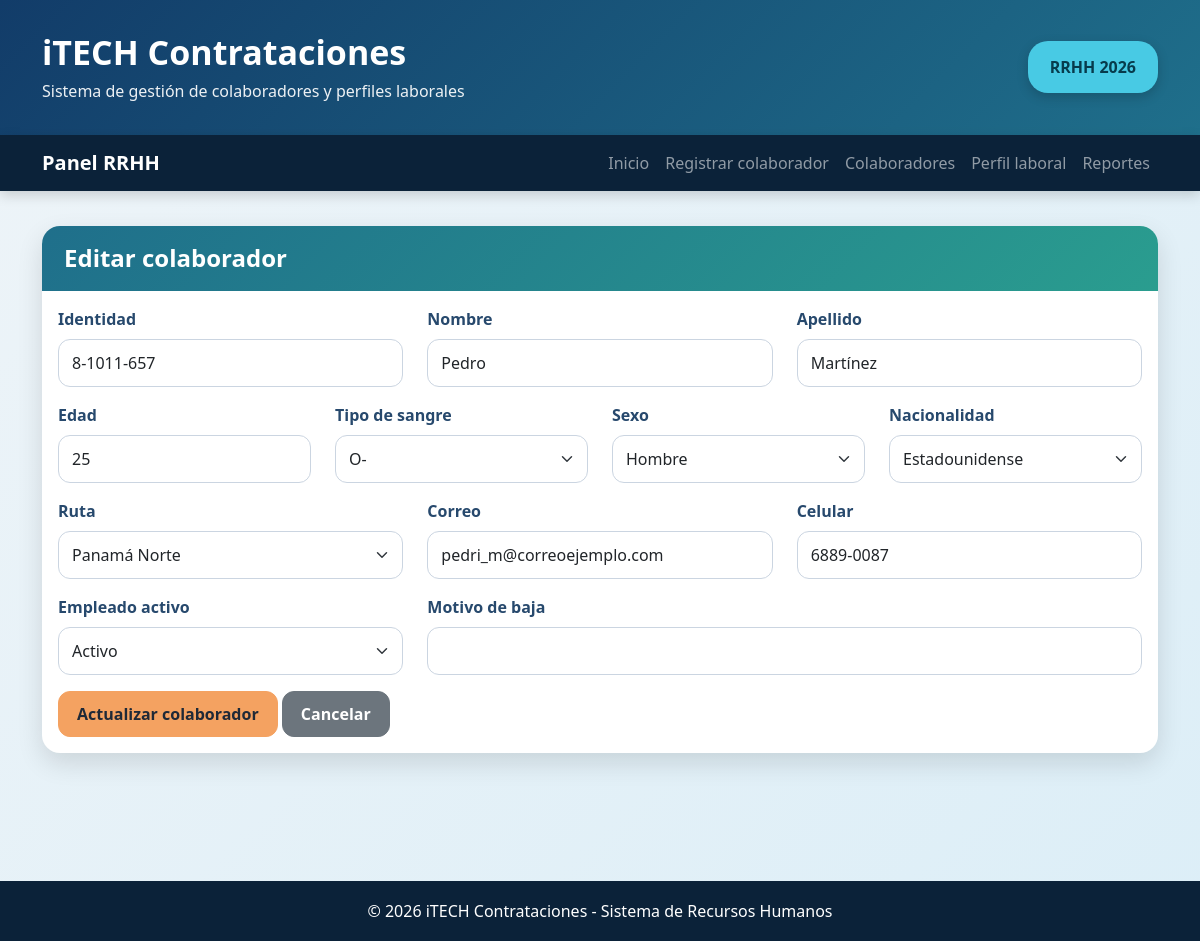
Screenshot of /index.php?accion=editar_colaborador&id=2 with the database file from the repository.
### tables this page shows
CREATE TABLE `datospersonales` (
  `id` int(11) NOT NULL,
  `identidad` varchar(30) NOT NULL,
  `Nombre` varchar(80) NOT NULL,
  `Apellido` varchar(80) NOT NULL,
  `Edad` int(11) NOT NULL,
  `tipo_sangre_id` int(11) NOT NULL,
  `sexo_id` int(11) NOT NULL,
  `nacionalidad_id` int(11) NOT NULL,
  `ruta_id` int(11) NOT NULL,
  `Email1` varchar(120) NOT NULL,
  `Celular` varchar(20) NOT NULL,
  `Empleado_Activo` tinyint(1) NOT NULL DEFAULT 1,
  `motivo_terminacion_id` int(11) DEFAULT NULL,
  `Motivo_Baja` varchar(255) DEFAULT NULL,
  `fecha_registro` timestamp NOT NULL DEFAULT current_timestamp()
);

CREATE TABLE `cat_sexo` (
  `id` int(11) NOT NULL,
  `nombre` varchar(30) NOT NULL
);

CREATE TABLE `cat_nacionalidades` (
  `id` int(11) NOT NULL,
  `nombre` varchar(80) NOT NULL
);

CREATE TABLE `cat_rutas` (
  `id` int(11) NOT NULL,
  `Nombre` varchar(80) NOT NULL
);

### app/Controllers/ColaboradorController.php (called while the page is built, shortened)
<?php
require_once __DIR__ . "/../Models/Colaborador.php";
require_once __DIR__ . "/../Models/Catalogo.php";
class ColaboradorController
{
    private $modelo;
    private $catalogo;
    public function __construct()
    {
        $this->modelo = new Colaborador();
        $this->catalogo = new Catalogo();
    }
    private function cargarVista($vista, $datos = [])
    {
        extract($datos);
        require_once __DIR__ . "/../Views/layout/header.php";
        require_once __DIR__ . "/../Views/" . $vista . ".php";
        require_once __DIR__ . "/../Views/layout/footer.php";
    }
    public function editar()
    {
        $id = $_GET["id"] ?? 0;
        $colaborador = $this->modelo->obtenerPorId($id);
        $catalogos = $this->catalogo->obtenerTodos();
        $datosFormulario = $colaborador;
        $this->cargarVista("colaboradores/editar", compact("tituloPagina", "catalogos", "datosFormulario", "errores", "mensajeError"));
    }
}
?>

### app/Config/Database.php (called while the page is built, shortened)
<?php
class Database
{
    private $conexion;
    public function __construct()
    {
        $host = "localhost";
        $dbname = "parcial_3";
        $user = "root";
        $password = "";
        try {
            $dsn = "mysql:host=$host;dbname=$dbname;charset=utf8mb4";
            $this->conexion = new PDO($dsn, $user, $password);
            $this->conexion->setAttribute(PDO::ATTR_ERRMODE, PDO::ERRMODE_EXCEPTION);
            $this->conexion->setAttribute(PDO::ATTR_DEFAULT_FETCH_MODE, PDO::FETCH_ASSOC);
        } catch (PDOException $e) {
            die("Error de conexión: " . $e->getMessage());
        }
    }
    public function select($sql, $params = [])
    {
        try {
            $stmt = $this->conexion->prepare($sql);
            $stmt->execute($params);
            return $stmt->fetchAll();
        } catch (PDOException $e) {
            return [];
        }
    }
    public function selectOne($sql, $params = [])
    {
        try {
            $stmt = $this->conexion->prepare($sql);
            $stmt->execute($params);
            return $stmt->fetch();
        } catch (PDOException $e) {
            return false;
        }
    }
}
?>

### app/Models/Colaborador.php (called while the page is built, shortened)
<?php
require_once __DIR__ . "/../Config/Database.php";
class Colaborador
{
    private $db;
    public function __construct()
    {
        $this->db = new Database();
    }
    public function obtenerPorId($id)
    {
        $sql = "SELECT
                    id,
                    identidad,
                    Nombre AS nombre,
                    Apellido AS apellido,
                    Edad AS edad,
                    tipo_sangre_id,
                    sexo_id,
                    nacionalidad_id,
                    ruta_id,
                    Email1 AS correo,
                    Celular AS celular,
                    Empleado_Activo AS empleado_activo,
                    motivo_terminacion_id,
                    Motivo_Baja AS motivo_baja,
                    fecha_registro
                FROM datospersonales
                WHERE id = ?";
        return $this->db->selectOne($sql, [intval($id)]);
    }
}
?>

### app/Models/Catalogo.php (called while the page is built)
<?php
require_once __DIR__ . "/../Config/Database.php";
class Catalogo
{
    private $db;
    public function __construct()
    {
        $this->db = new Database();
    }
    public function obtenerTiposSangre()
    {
        return $this->db->select("
            SELECT id, TRIM(Nombre) AS nombre
            FROM cat_tiposangre
            ORDER BY Nombre ASC
        ");
    }
    public function obtenerSexos()
    {
        return $this->db->select("
            SELECT id, nombre
            FROM cat_sexo
            ORDER BY nombre ASC
        ");
    }
    public function obtenerNacionalidades()
    {
        return $this->db->select("
            SELECT id, nombre
            FROM cat_nacionalidades
            ORDER BY nombre ASC
        ");
    }
    public function obtenerRutas()
    {
        return $this->db->select("
            SELECT id, Nombre AS nombre
            FROM cat_rutas
            ORDER BY Nombre ASC
        ");
    }
    public function obtenerTiposEmpleado()
    {
        return $this->db->select("
            SELECT id, Nombre AS nombre, Abreviatura
            FROM cat_tipoempleado
            WHERE Activo = 1
            ORDER BY Nombre ASC
        ");
    }
    public function obtenerPlanillas()
    {
        return $this->db->select("
            SELECT id, nombre
            FROM cat_tipos_planilla
            WHERE activo = 1
            ORDER BY nombre ASC
        ");
    }
    public function obtenerOcupaciones()
    {
        return $this->db->select("
            SELECT C_OCUP AS id, OCUPACION AS nombre
            FROM cat_ocupaciones
            WHERE Activo = 1
            ORDER BY OCUPACION ASC
        ");
    }
    public function obtenerMotivosTerminacion()
    {
        return $this->db->select("
            SELECT C_TERMINACION AS id, MOTIVO AS nombre
            FROM cat_motivos_terminacion
            ORDER BY MOTIVO ASC
        ");
    }
    public function obtenerTodos()
    {
        return [
            "tipos_sangre" => $this->obtenerTiposSangre(),
            "sexos" => $this->obtenerSexos(),
            "nacionalidades" => $this->obtenerNacionalidades(),
            "rutas" => $this->obtenerRutas(),
            "tipos_empleado" => $this->obtenerTiposEmpleado(),
            "planillas" => $this->obtenerPlanillas(),
            "ocupaciones" => $this->obtenerOcupaciones(),
            "motivos_terminacion" => $this->obtenerMotivosTerminacion()
        ];
    }
}
?>

### app/Views/colaboradores/editar.php (the view, shortened to what this page needs)
<?php
$catalogos = $catalogos ?? [];
$datosFormulario = $datosFormulario ?? [];
?>
<div class="card card-custom">
    <div class="card-header">
        <h4>Editar colaborador</h4>
    </div>
    <div class="card-body">
        <form action="index.php?accion=actualizar_colaborador" method="POST">
            <div class="row">
                <div class="col-md-4 mb-3">
                    <label class="form-label">Identidad</label>
                    <input type="text" name="identidad" class="form-control" required
                           value="<?php echo htmlspecialchars($datosFormulario["identidad"] ?? "", ENT_QUOTES, "UTF-8"); ?>">
                </div>
                <div class="col-md-4 mb-3">
                    <label class="form-label">Nombre</label>
                    <input type="text" name="nombre" class="form-control" required
                           value="<?php echo htmlspecialchars($datosFormulario["nombre"] ?? "", ENT_QUOTES, "UTF-8"); ?>">
                </div>
                <div class="col-md-4 mb-3">
                    <label class="form-label">Apellido</label>
                    <input type="text" name="apellido" class="form-control" required
                           value="<?php echo htmlspecialchars($datosFormulario["apellido"] ?? "", ENT_QUOTES, "UTF-8"); ?>">
                </div>
                <div class="col-md-3 mb-3">
                    <label class="form-label">Edad</label>
                    <input type="number" name="edad" class="form-control" min="18" max="75" required
                           value="<?php echo htmlspecialchars($datosFormulario["edad"] ?? "", ENT_QUOTES, "UTF-8"); ?>">
                </div>
                <div class="col-md-3 mb-3">
                    <label class="form-label">Tipo de sangre</label>
                    <select name="tipo_sangre_id" class="form-select" required>
                        <?php foreach (($catalogos["tipos_sangre"] ?? []) as $item): ?>
                            <option value="<?php echo $item["id"]; ?>" <?php echo (($datosFormulario["tipo_sangre_id"] ?? "") == $item["id"]) ? "selected" : ""; ?>>
                                <?php echo htmlspecialchars($item["nombre"], ENT_QUOTES, "UTF-8"); ?>
                            </option>
                        <?php endforeach; ?>
                    </select>
                </div>
                <div class="col-md-3 mb-3">
                    <label class="form-label">Sexo</label>
                    <select name="sexo_id" class="form-select" required>
                        <?php foreach (($catalogos["sexos"] ?? []) as $item): ?>
                            <option value="<?php echo $item["id"]; ?>" <?php echo (($datosFormulario["sexo_id"] ?? "") == $item["id"]) ? "selected" : ""; ?>>
                                <?php echo htmlspecialchars($item["nombre"], ENT_QUOTES, "UTF-8"); ?>
                            </option>
                        <?php endforeach; ?>
                    </select>
                </div>
                <div class="col-md-3 mb-3">
                    <label class="form-label">Nacionalidad</label>
                    <select name="nacionalidad_id" class="form-select" required>
                        <?php foreach (($catalogos["nacionalidades"] ?? []) as $item): ?>
                            <option value="<?php echo $item["id"]; ?>" <?php echo (($datosFormulario["nacionalidad_id"] ?? "") == $item["id"]) ? "selected" : ""; ?>>
                                <?php echo htmlspecialchars($item["nombre"], ENT_QUOTES, "UTF-8"); ?>
                            </option>
                        <?php endforeach; ?>
                    </select>
                </div>
                <div class="col-md-4 mb-3">
                    <label class="form-label">Ruta</label>
                    <select name="ruta_id" class="form-select" required>
                        <?php foreach (($catalogos["rutas"] ?? []) as $item): ?>
                            <option value="<?php echo $item["id"]; ?>" <?php echo (($datosFormulario["ruta_id"] ?? "") == $item["id"]) ? "selected" : ""; ?>>
                                <?php echo htmlspecialchars($item["nombre"], ENT_QUOTES, "UTF-8"); ?>
                            </option>
                        <?php endforeach; ?>
                    </select>
                </div>
                <div class="col-md-4 mb-3">
                    <label class="form-label">Correo</label>
                    <input type="email" name="correo" class="form-control" required
                           value="<?php echo htmlspecialchars($datosFormulario["correo"] ?? "", ENT_QUOTES, "UTF-8"); ?>">
                </div>
                <div class="col-md-4 mb-3">
                    <label class="form-label">Celular</label>
                    <input type="text" name="celular" class="form-control" required
                           value="<?php echo htmlspecialchars($datosFormulario["celular"] ?? "", ENT_QUOTES, "UTF-8"); ?>">
                </div>
                <div class="col-md-4 mb-3">
                    <label class="form-label">Empleado activo</label>
                    <select name="empleado_activo" class="form-select">
                        <option value="1" <?php echo (($datosFormulario["empleado_activo"] ?? "") == 1) ? "selected" : ""; ?>>Activo</option>
                    </select>
                </div>
                <div class="col-md-8 mb-3">
                    <label class="form-label">Motivo de baja</label>
                    <input type="text" name="motivo_baja" class="form-control"
                           value="<?php echo htmlspecialchars($datosFormulario["motivo_baja"] ?? "", ENT_QUOTES, "UTF-8"); ?>">
                </div>
            </div>
            <button type="submit" class="btn btn-warning">Actualizar colaborador</button>
            <a href="index.php?accion=listar_colaboradores" class="btn btn-secondary">Cancelar</a>
        </form>
    </div>
</div>

### public/css/estilos.css (style rules this page uses)
:root { --azul-principal: #123c69; --azul-secundario: #1f6f8b; --celeste: #48cae4; --verde: #2a9d8f; --naranja: #f4a261; --rojo: #e76f51; --gris-fondo: #eef4f8; --gris-texto: #2d3748; --blanco: #ffffff; }
body { background: linear-gradient(135deg, #eef4f8 0%, #dceef7 100%); color: var(--gris-texto); min-height: 100vh; font-family: "Segoe UI", Arial, sans-serif; }
.card-custom { border: none; border-radius: 18px; overflow: hidden; box-shadow: 0 10px 26px rgba(0, 0, 0, 0.12); background: var(--blanco); margin-bottom: 28px; }
.card-custom .card-header { background: linear-gradient(135deg, var(--azul-secundario), var(--verde)); color: var(--blanco); padding: 18px 22px; border-bottom: none; }
.card-custom .card-header h4, .card-custom .card-header h5 { margin: 0; font-weight: 800; }
.form-label { font-weight: 700; color: #27496d; }
.form-control, .form-select { border-radius: 12px; border: 1px solid #cbd5e1; padding: 11px 13px; }
.btn { border-radius: 12px; font-weight: 700; padding: 10px 18px; }
.btn-warning { background: var(--naranja); border-color: var(--naranja); color: #1f2937; }

### rows the page displays
datospersonales: identidad "8-1011-657", nombre "Pedro", apellido "Martínez", edad "25", tipo_sangre_id "O-", sexo_id "Hombre", nacionalidad_id "Estadounidense", ruta_id "Panamá Norte", correo "pedri_m@correoejemplo.com", celular "6889-0087", empleado_activo "Activo"
